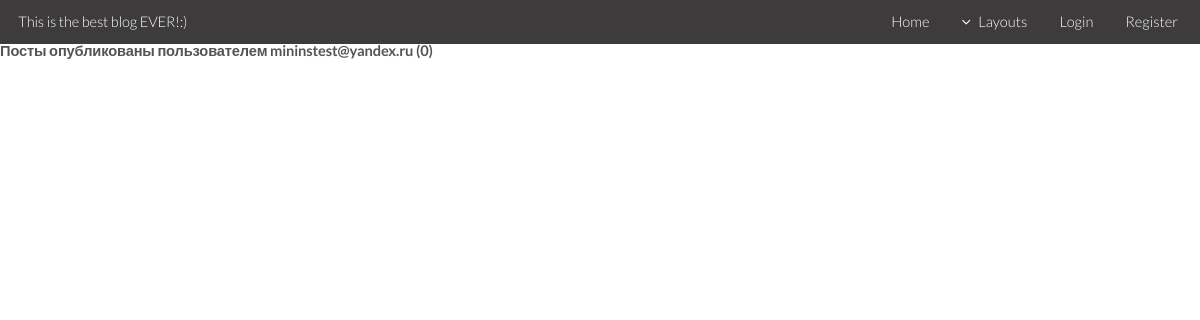
The app's page /user/mininstest@yandex.ru, older data.
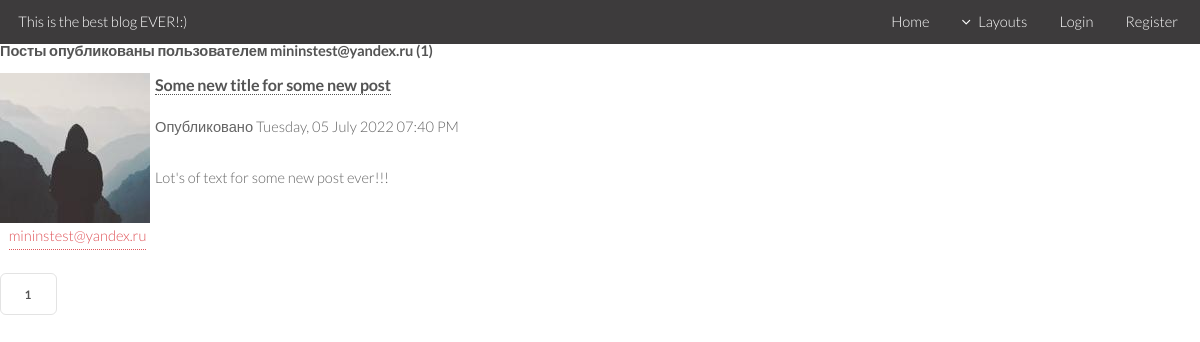
The same page, newer data.
### test_flask_lesson/models.py (models this page shows, shortened)
class Post(db.Model):
    id = db.Column(db.Integer, primary_key=True)
    title = db.Column(db.String(100), nullable=False)
    date_posted = db.Column(db.DateTime, nullable=False, default=datetime.utcnow)
    content = db.Column(db.Text, nullable=False)
    user_id = db.Column(db.Integer, db.ForeignKey('user.id'), nullable=False)

class User(db.Model, UserMixin):
    id = db.Column(db.Integer, primary_key=True)
    username = db.Column(db.String(20), unique=True, nullable=False)
    email = db.Column(db.String(120), unique=True, nullable=False)
    image_file = db.Column(db.String(20), nullable=False, default='default.png')
    password = db.Column(db.String(60), nullable=False)
    posts = db.relationship('Post', backref='author', lazy=True)

### test_flask_lesson/users/routes.py (the view)
@users.route("/user/<string:username>")
def user_posts(username):
    page = request.args.get('page', 1, type=int)
    user = User.query.filter_by(username=username).first_or_404()
    posts = Post.query.filter_by(author=user).order_by(Post.date_posted.desc()).paginate(page=page, per_page=5)
    return render_template('user_posts.html', posts=posts, user=user)

### test_flask_lesson/templates/user_posts.html
{% extends "base.html" %}
{% block content %}
    {% include 'includes/inc_header.html'%}
    <h1>Посты опубликованы пользователем {{ user.username }} ({{ posts.total }})</h1>
    {% for post in posts.items %}
    <div style="display: flex;">
      <article style="display: flex; flex-direction: column;">
        <img style="margin-right: 5px;" src="{{ url_for('static', filename='profile_pics/' + post.author.image_file) }}">
        <a href="{{ url_for('users.user_posts', username=post.author.username) }}" style="margin: 0 auto">{{ post.author.username }}</a>
      </article>
      <div style="margin-bottom: 20px;">
        <div>
          <h4><a href="{{ url_for('posts.post', post_id=post.id) }}">{{ post.title }}</a></h4>
          <small>Опубликовано {{ post.date_posted.strftime('%A, %d %B %Y %I:%M %p') }}</small>
          <br>
          <br>
          <p>{{ post.content }}</p>
        </div>
      </div>
    </div>
    {% endfor %}
    {% for page_num in posts.iter_pages(left_edge=1, right_edge=1, left_current=1, right_current=2) %}
      {% if page_num %}
        {% if posts.page == page_num %}
          <a class="button" href="{{ url_for('users.user_posts', username=user.username, page=page_num) }}">{{ page_num }}</a>
        {% else %}
          <a class="button" href="{{ url_for('users.user_posts', username=user.username, page=page_num) }}">{{ page_num }}</a>
        {% endif %}
      {% else %}
        ...
      {% endif %}
    {% endfor %}
{% endblock content %}

Row changes from the older to the newer data that the page shows:
added Post: image_file (picture), author.username "mininstest@yandex.ru", title "Some new title for some new post", date_posted "Tuesday, 05 July 2022 07:40 PM", content "Lot's of text for some new post ever!!!"
Text that changed along with them:
{{ posts.total }}: "0" → "1"
new list line: "1"
